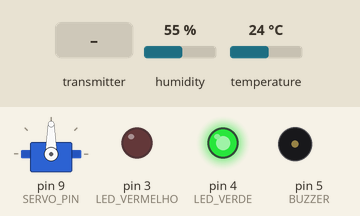
Recording of a sketch running on a simulated Arduino Uno, built with avr-gcc and run on an emulated ATmega328P. Parts: servo, output pins drawn as LEDs (lit = HIGH), buzzer (waves = sounding). The inputs (shaded band) are chosen by the test bench; at power-on: temperature 24 °C, humidity 55 %. No radio packets arrive unless stated; what the sketch prints to the serial monitor is not drawn.

Above: at 1.2 s.
1.3 s: temperature set to 29 °C
11.6 s: temperature set to 32 °C
At 17.0 s:
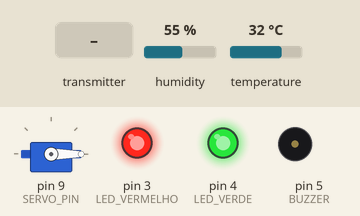
22.3 s: the transmitter starts sending acao = LIGAR_MOTOR
At 22.9 s:
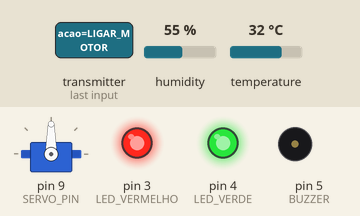
32.5 s: the transmitter starts sending acao = ALARME_ON
At 33.4 s:
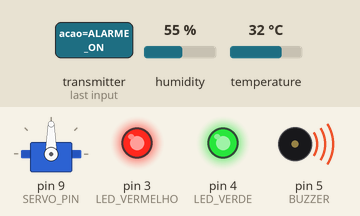
34.5 s: temperature set to 12 °C
At 37.1 s:
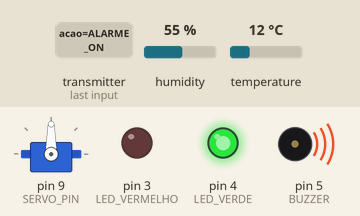
47.4 s: the transmitter starts sending acao = ALARME_OFF
At 48.8 s:
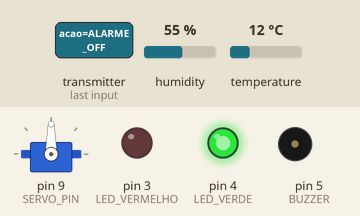
Timing chart, 0 to 50.3 s (numbered marks = the images above; inputs shaded):
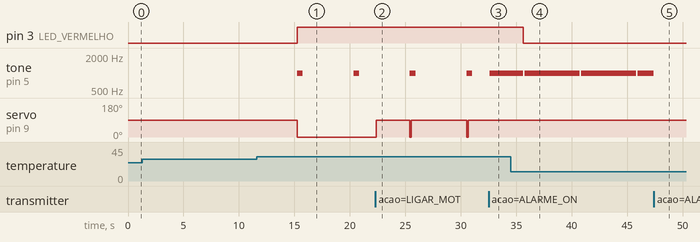

The sketch:

transmissor.ino
```cpp
#include <SPI.h>
#include <RF24.h>
#include <DHT.h>
#include <Servo.h>

// === CONFIGURAÇÕES ===
#define DHTPIN 2
#define DHTTYPE DHT11
#define CE_PIN 7
#define CSN_PIN 8
#define BUZZER 5
#define LED_VERDE 4
#define LED_VERMELHO 3
#define SERVO_PIN 9

DHT dht(DHTPIN, DHTTYPE);
RF24 radio(CE_PIN, CSN_PIN);
Servo esteira;

const byte endereco[6] = "12345";
const float LIMITE_TEMP = 30.0;
const unsigned long INTERVALO_ENVIO = 5000; // 5 segundos

struct DadosSensor {
  char id[10] = "Node1";
  float temperatura;
  float umidade;
  bool emergencia = false;
  unsigned long timestamp;
};

struct ComandoControle {
  char acao[15]; // LIGAR_MOTOR, DESLIGAR_MOTOR, ALARME_ON, ALARME_OFF
};

bool motorLigado = true;
bool alarmeAtivo = false;
unsigned long ultimoEnvio = 0;

void setup() {
  Serial.begin(9600);
  Serial.println("=== SMARTFACTORY NODE1 ===");

  // Inicializar sensores e atuadores
  dht.begin();
  pinMode(BUZZER, OUTPUT);
  pinMode(LED_VERDE, OUTPUT);
  pinMode(LED_VERMELHO, OUTPUT);

  esteira.attach(SERVO_PIN);
  esteira.write(90); // Motor ligado
  digitalWrite(LED_VERDE, HIGH);
  digitalWrite(LED_VERMELHO, LOW);

  // Configurar NRF24
  if (!radio.begin()) {
    Serial.println("❌ NRF24: Verifique conexoes 3.3V/GND/CE/CSN");
    while(1);
  }

  radio.openWritingPipe(endereco);
  radio.openReadingPipe(1, endereco); // Para receber comandos
  radio.setPALevel(RF24_PA_LOW);
  radio.setDataRate(RF24_250KBPS);
  radio.stopListening();

  Serial.println("✅ Sistema OK - Enviando dados...");
}

void processarComando(const char* comando) {
  Serial.print("📡 Comando recebido: ");
  Serial.println(comando);

  if (strcmp(comando, "LIGAR_MOTOR") == 0) {
    esteira.write(90);
    motorLigado = true;
    digitalWrite(LED_VERDE, HIGH);
  }
  else if (strcmp(comando, "DESLIGAR_MOTOR") == 0) {
    esteira.write(0);
    motorLigado = false;
    digitalWrite(LED_VERDE, LOW);
  }
  else if (strcmp(comando, "ALARME_ON") == 0) {
    tone(BUZZER, 1000);
    alarmeAtivo = true;
  }
  else if (strcmp(comando, "ALARME_OFF") == 0) {
    noTone(BUZZER);
    alarmeAtivo = false;
  }
}

void verificarComandos() {
  radio.startListening();
  delay(20); // Pequena pausa para recepção

  if (radio.available()) {
    ComandoControle comando;
    radio.read(&comando, sizeof(comando));
    processarComando(comando.acao);
  }

  radio.stopListening();
}

void loop() {
  unsigned long agora = millis();

  // Verificar comandos a cada ciclo
  verificarComandos();

  // Enviar dados no intervalo programado
  if (agora - ultimoEnvio >= INTERVALO_ENVIO) {
    float umidade = dht.readHumidity();
    float temperatura = dht.readTemperature();

    if (isnan(umidade) || isnan(temperatura)) {
      Serial.println("❌ Erro na leitura do DHT11");
      ultimoEnvio = agora;
      return;
    }

    // Controle local de emergência
    bool alerta = temperatura > LIMITE_TEMP;

    if (alerta && !alarmeAtivo) {
      digitalWrite(LED_VERMELHO, HIGH);
      tone(BUZZER, 1000, 500);
      if (motorLigado) {
        esteira.write(0);
        motorLigado = false;
      }
    } else if (!alerta && alarmeAtivo) {
      digitalWrite(LED_VERMELHO, LOW);
      noTone(BUZZER);
      alarmeAtivo = false;
      if (!motorLigado) {
        esteira.write(90);
        motorLigado = true;
      }
    }

    // Preparar e enviar dados
    DadosSensor dados;
    dados.temperatura = temperatura;
    dados.umidade = umidade;
    dados.emergencia = alerta;
    dados.timestamp = agora;

    bool sucesso = false;
    for (int i = 0; i < 3 && !sucesso; i++) {
      sucesso = radio.write(&dados, sizeof(dados));
      if (!sucesso) delay(10);
    }

    // Log no serial
    Serial.print(sucesso ? "✅ " : "❌ ");
    Serial.print("Temp: ");
    Serial.print(temperatura);
    Serial.print("C | Umidade: ");
    Serial.print(umidade);
    Serial.print("% | Motor: ");
    Serial.print(motorLigado ? "LIGADO" : "PARADO");
    Serial.println(alerta ? " | 🚨 ALERTA" : " | ✅ NORMAL");

    ultimoEnvio = agora;
  }

  delay(100);
}
```

Measured:
- the behaviour switches between 30 and 31 °C on temperature (found by bisection; images 0 and 1)
- after the input at 1.3 s, every drawn part: stays the same
- after the input at 11.6 s, pin 3 (LED_VERMELHO): LOW → HIGH after 3.7 s; tone on pin 5 (BUZZER): alternates 1000 Hz for 0.50 s and silent for 4.6 s, starting after 3.7 s; servo on pin 9 (SERVO_PIN): 90° → 0° after 3.7 s
- after the input at 22.3 s, servo on pin 9 (SERVO_PIN): goes 90° 3.0 s, 0° 0.14 s, 90° 5.0 s, 0° 0.14 s, then 90°, starting after 0.08 s
- after the input at 32.5 s, tone on pin 5 (BUZZER): silent → 1000 Hz after 0.09 s
- after the input at 34.5 s, pin 3 (LED_VERMELHO): HIGH → LOW after 1.1 s; tone on pin 5 (BUZZER): alternates 1000 Hz for 5.0 s and silent for 0.13 s, starting after 1.1 s
- after the input at 47.4 s, tone on pin 5 (BUZZER): 1000 Hz → silent at once
